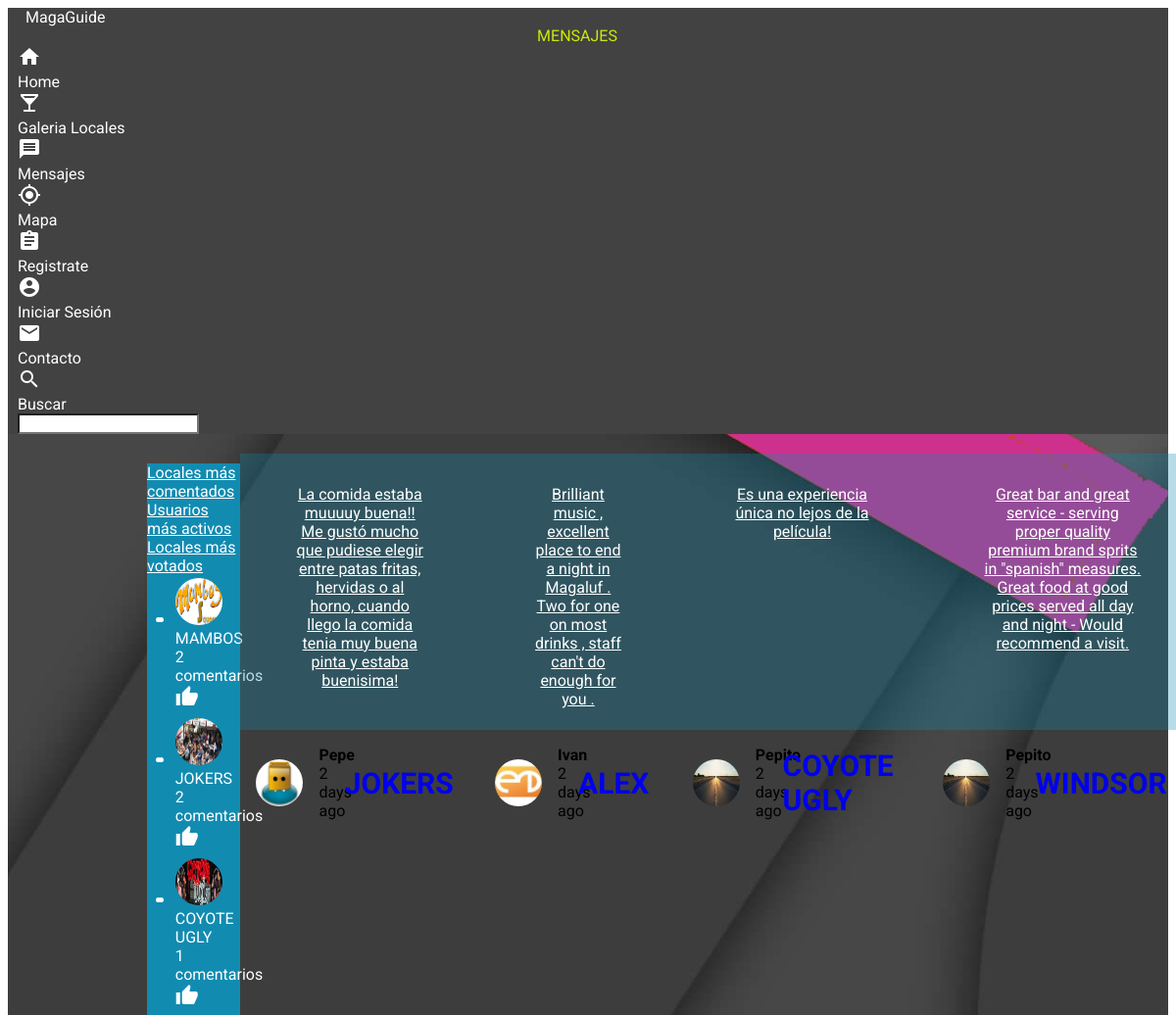
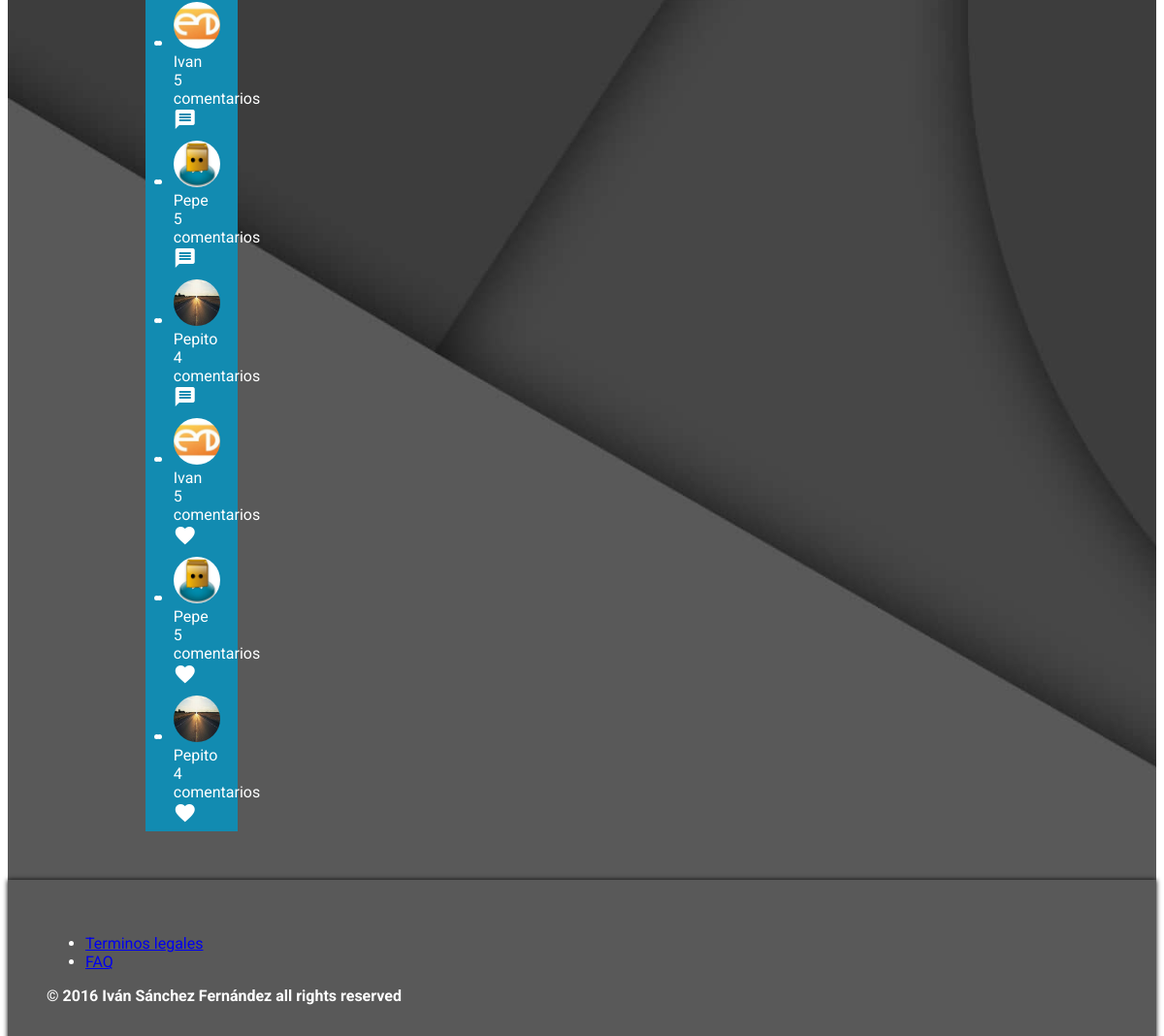
Screenshot of /vista/mensajes.php with the database file from the repository (2 pictures, top to bottom).
### tables this page shows
CREATE TABLE `comentarios` (
  `id` int(15) NOT NULL AUTO_INCREMENT,
  `comentario` varchar(200) DEFAULT NULL,
  `id_usuarios` int(10) DEFAULT NULL,
  `id_locales` int(10) DEFAULT NULL,
  PRIMARY KEY (`id`),
  KEY `id_usuarios` (`id_usuarios`) USING BTREE,
  KEY `id_locales` (`id_locales`) USING BTREE,
  CONSTRAINT `id_locales` FOREIGN KEY (`id_locales`) REFERENCES `locales` (`id`) ON DELETE CASCADE ON UPDATE CASCADE,
  CONSTRAINT `id_usuarios` FOREIGN KEY (`id_usuarios`) REFERENCES `usuarios` (`id`) ON DELETE CASCADE ON UPDATE CASCADE
);

CREATE TABLE `usuarios` (
  `id` int(10) NOT NULL AUTO_INCREMENT,
  `nombre` varchar(50) DEFAULT NULL,
  `password` varchar(50) DEFAULT NULL,
  `avatar` varchar(50) DEFAULT NULL,
  `tipo` int(2) DEFAULT NULL,
  PRIMARY KEY (`id`)
);

CREATE TABLE `locales` (
  `id` int(10) NOT NULL AUTO_INCREMENT,
  `nombre` varchar(30) DEFAULT NULL,
  `imagen` varchar(50) DEFAULT NULL,
  `contenido` varchar(350) DEFAULT NULL,
  PRIMARY KEY (`id`)
);

### modelo/conexion.php (called while the page is built, shortened)
<?php
class conexion{
    private $conexion;
    function conectar(){
        if (!$this -> conexion) {
            $host = "localhost";
            $usuario = "root";
            $password = "";
            $this->conexion = mysqli_connect($host, $usuario, $password) or die (mysqli_error($this -> conexion));
            mysqli_set_charset($this->conexion, "UTF8");
        }
        return 1;
    }
    function ejecutar_consulta($consulta){
        $this->consultas = mysqli_query($this -> conexion, $consulta);
        $fail = mysqli_error($this -> conexion);
        return $this->consultas;
    }
}

### controladores/mensajes.php (the view, shortened to what this page needs)
<?php
function mensajes(){
	$conexion = new conexion ();
	$sql = "SELECT l.nombre as loc_nombre, u.nombre as us_nombre, u.avatar, c.comentario
							FROM usuarios u
							JOIN comentarios c ON u.id = c.id_usuarios
							JOIN locales l ON c.id_locales = l.id
							ORDER BY RAND()
							LIMIT 10";
	$cons = $conexion->ejecutar_consulta ( $sql );
	while ( $row = mysqli_fetch_object ( $cons ) ) {
		$nombreUsuario = $row->us_nombre;
		$imagenUsuario = $row->avatar;
		$comentario = $row->comentario;
		$nombre = $row->loc_nombre;
		$nombreLink = str_replace ( ' ', '_', $nombre );
		echo '
			<div class="mdl-card mensaje mdl-cell mdl-cell--12-col">
			<div class="fondoTexto">
				<div class="mdl-card__title mdl-color-text--grey-50 texto">
					<blockquote>
						<a href="local.php?id=' . $nombreLink . '">' . $comentario . '</a>
					</blockquote>
				</div>
			</div>
				<div class="mdl-card__supporting-text meta mdl-color-text--grey-600">
					<div>
						<img src=' . '' . 'images/usuarios/' . $imagenUsuario . '' . ' class="avatarMsg">
					</div>
					<div class="autor">
						<strong>' . $nombreUsuario . '</strong> <span>2 days ago</span>
					</div>
												<h3>
								<a id="localGaleria" class=" mdl-js-ripple-effect" href="local.php?id=' . $nombreLink . '">
									' . $nombre . '
								</a>
							</h3>
				</div>
			</div>
					';
	}
}
?>

### vista/css/styles.css (style rules this page uses)
body { background-size: cover; background-attachment: fixed; content: ''; z-index: -1; left: 0; right: 0; bottom: 0; top: 0; position: fixed; }
.mdl-card { min-height: 0px !important; }
.container .mdl-card { display: -webkit-flex; display: -ms-flexbox; display: flex; -webkit-flex-direction: column; -ms-flex-direction: column; flex-direction: column; -webkit-align-items: stretch; -ms-flex-align: stretch; align-items: stretch; }
.container .mdl-card__title { padding: 16px; -webkit-flex-grow: 1; -ms-flex-positive: 1; flex-grow: 1; }
.container .mdl-card__media a, .container .mdl-card__title a { color: inherit; }
.container .mdl-card__supporting-text { width: 100%; padding: 16px; display: -webkit-flex; display: -ms-flexbox; display: flex; -webkit-align-items: center; -ms-flex-align: center; align-items: center; }
.avatarMsg { width: 48px; height: 48px; border-radius: 24px; margin-right: 16px; }
#mensajes .mensaje h3, #mensajes .mensaje .btnAviso { margin: 0 auto; font-size: 30px; color: #CCEA06; border-radius: 15px; text-transform: uppercase; }
#mensajes .container .mdl-card__supporting-text { width: 85%; }
.autor { width: 15%; }
.texto { color: white !important; height: 250px; background-color: rgba(18, 139, 177, 0.3); }
.texto blockquote a { opacity: inherit; }
.fondoTexto { text-align: center; background-size: 100% 100%; background-image: url('../images/mensajes.jpg'); }
.container .mdl-card h3 { margin: 0; }
.container .mdl-card h3 a { text-decoration: none; }
.container .meta { box-sizing: border-box; padding: 16px; display: -webkit-flex; display: -ms-flexbox; display: flex; -webkit-flex-direction: row; -ms-flex-direction: row; flex-direction: row; -webkit-align-items: center; -ms-flex-align: center; align-items: center; -webkit-justify-content: flex-start; -ms-flex-pack: start; justify-content: flex-start; height: auto; }
.container .meta>* { display: -webkit-flex; display: -ms-flexbox; display: flex; -webkit-flex-direction: column; -ms-flex-direction: column; flex-direction: column; }

### rows the page displays
comentarios: comentario "La comida estaba muuuuy buena!! Me gustó mucho que pudiese elegir entre patas fritas, hervidas o al horno, cuando llego la comida tenia muy buena pinta y estaba buenisima!", id_usuarios.avatar (picture), id_usuarios.nombre "Pepe", id_locales.nombre "JOKERS"
comentarios: comentario "Brilliant music , excellent place to end a night in Magaluf . Two for one on most drinks , staff can't do enough for you .", id_usuarios.avatar (picture), id_usuarios.nombre "Ivan", id_locales.nombre "ALEX"
comentarios: comentario "Es una experiencia única no lejos de la película!", id_usuarios.avatar (picture), id_usuarios.nombre "Pepito", id_locales.nombre "COYOTE UGLY"
comentarios: comentario "Great bar and great service - serving proper quality premium brand sprits in \"spanish\" measures. Great food at good prices served all day and night - Would recommend a visit.", id_usuarios.avatar (picture), id_usuarios.nombre "Pepito", id_locales.nombre "WINDSOR"

### other values shown
$nombreLocal "MAMBOS"
$comentarios "2"
$nombreLocal "JOKERS"
$nombreLocal "COYOTE UGLY"
$comentarios "1"
$nombreUsuario "Ivan"
$comentarios "5"
$nombreUsuario "Pepe"
$nombreUsuario "Pepito"
$comentarios "4"
